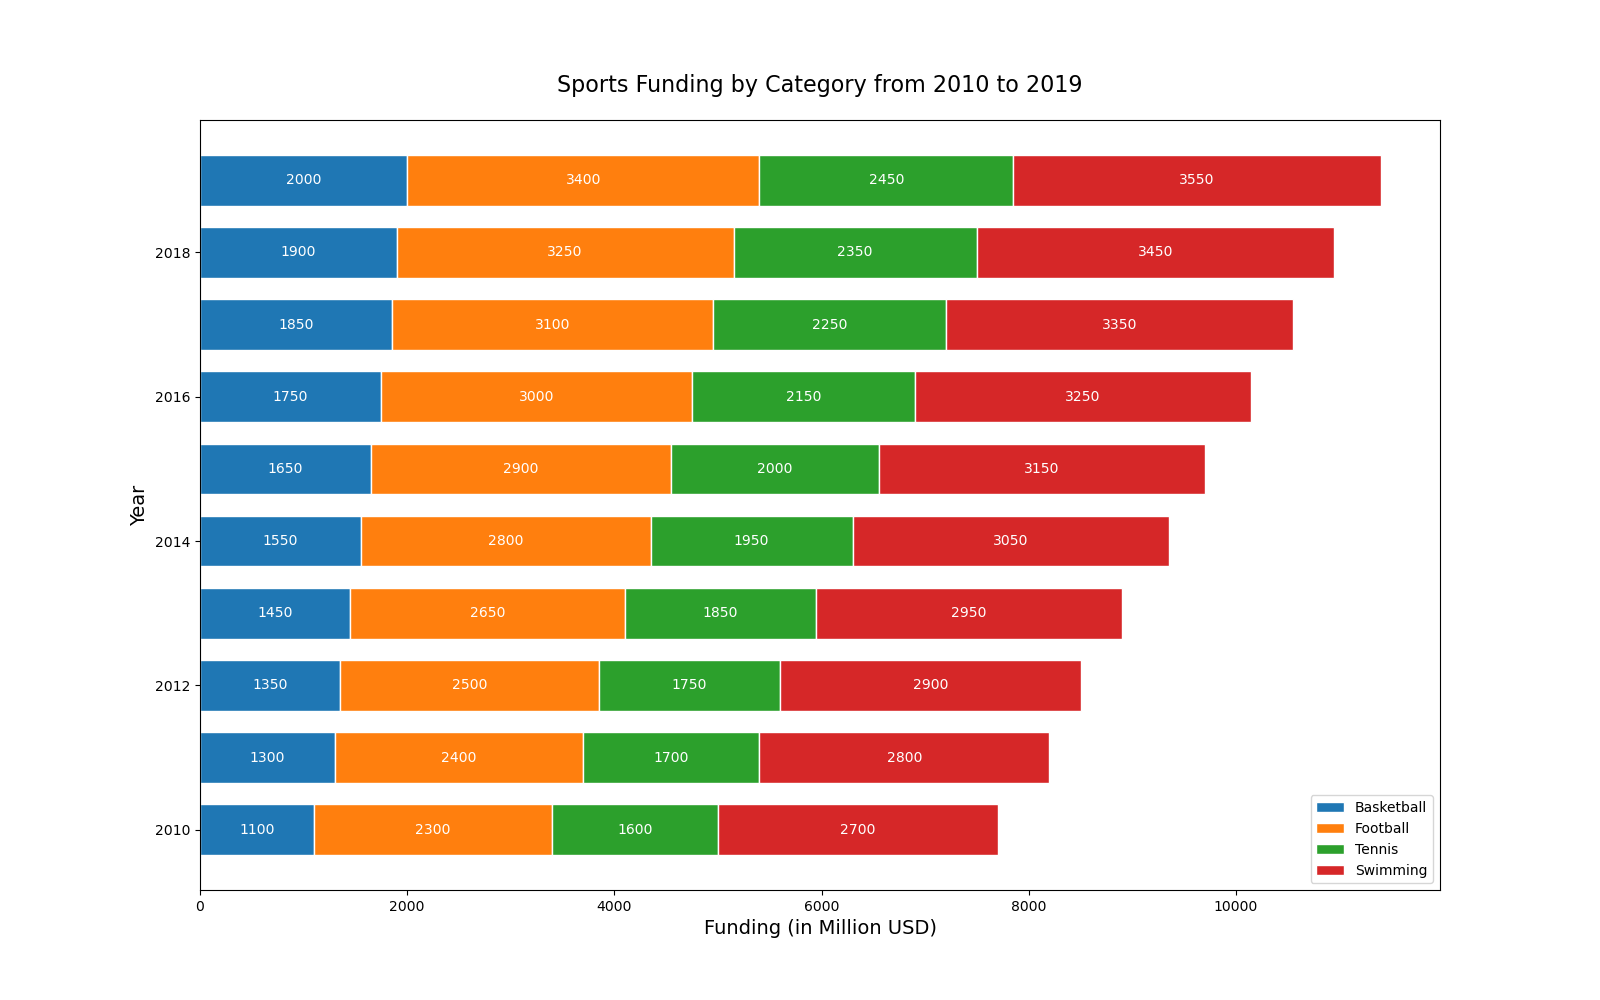

The Python source for this figure:

import matplotlib.pyplot as plt

# Data
years = [2010, 2011, 2012, 2013, 2014, 2015, 2016, 2017, 2018, 2019]
basketball = [1100, 1300, 1350, 1450, 1550, 1650, 1750, 1850, 1900, 2000]
football = [2300, 2400, 2500, 2650, 2800, 2900, 3000, 3100, 3250, 3400]
tennis = [1600, 1700, 1750, 1850, 1950, 2000, 2150, 2250, 2350, 2450]
swimming = [2700, 2800, 2900, 2950, 3050, 3150, 3250, 3350, 3450, 3550]

# Configuration for the figure size
plt.figure(figsize=(16, 10))

# Stacked horizontal bar chart
plt.barh(years, basketball, height=0.7, color='#1f77b4', edgecolor='white', label='Basketball')
plt.barh(years, football, height=0.7, left=basketball, color='#ff7f0e', edgecolor='white', label='Football')
plt.barh(years, tennis, height=0.7, left=[i+j for i,j in zip(basketball, football)], color='#2ca02c', edgecolor='white', label='Tennis')
plt.barh(years, swimming, height=0.7, left=[i+j+k for i,j,k in zip(basketball, football, tennis)], color='#d62728', edgecolor='white', label='Swimming')

# Adding labels and title
plt.xlabel('Funding (in Million USD)', fontsize=14)
plt.ylabel('Year', fontsize=14)
plt.title('Sports Funding by Category from 2010 to 2019', fontsize=16, pad=20)

# Adding numerical labels
for year, bball, fball, ten, swim in zip(years, basketball, football, tennis, swimming):
    plt.text(bball / 2, year, str(bball), ha='center', va='center', fontsize=10, color='white')
    plt.text(bball + fball / 2, year, str(fball), ha='center', va='center', fontsize=10, color='white')
    plt.text(bball + fball + ten / 2, year, str(ten), ha='center', va='center', fontsize=10, color='white')
    plt.text(bball + fball + ten + swim / 2, year, str(swim), ha='center', va='center', fontsize=10, color='white')

# Show legend
plt.legend(loc='lower right')

# Display the chart
plt.show()
